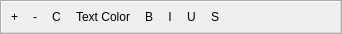
<?xml version="1.0" encoding="UTF-8"?>
<ui version="4.0">
 <class>quicky_toolbar</class>
 <widget class="QToolBar" name="quicky_toolbar">
  <property name="geometry">
   <rect>
    <x>0</x>
    <y>0</y>
    <width>342</width>
    <height>34</height>
   </rect>
  </property>
  <property name="windowTitle">
   <string>Form</string>
  </property>
  <property name="allowedAreas">
   <set>Qt::BottomToolBarArea|Qt::RightToolBarArea</set>
  </property>
  <action name="newNoteBtn">
   <property name="text">
    <string>+</string>
   </property>
   <property name="toolTip">
    <string>New Note</string>
   </property>
   <property name="shortcut">
    <string>Ctrl+N</string>
   </property>
  </action>
  <action name="deleteNoteBtn">
   <property name="text">
    <string>-</string>
   </property>
   <property name="toolTip">
    <string>Delete Note</string>
   </property>
   <property name="shortcut">
    <string>Ctrl+D</string>
   </property>
  </action>
  <action name="bgColorBtn">
   <property name="icon">
    <iconset resource="resources.qrc">
     <normaloff>:/icons/color_icon.png</normaloff>:/icons/color_icon.png</iconset>
   </property>
   <property name="text">
    <string>C</string>
   </property>
   <property name="toolTip">
    <string>Background Color</string>
   </property>
  </action>
  <action name="actionBoldBtn">
   <property name="checkable">
    <bool>true</bool>
   </property>
   <property name="text">
    <string>B</string>
   </property>
   <property name="shortcut">
    <string>Ctrl+B</string>
   </property>
  </action>
  <action name="actionItalicBtn">
   <property name="checkable">
    <bool>true</bool>
   </property>
   <property name="text">
    <string>I</string>
   </property>
   <property name="shortcut">
    <string>Ctrl+I</string>
   </property>
  </action>
  <action name="actionUnderlineBtn">
   <property name="checkable">
    <bool>true</bool>
   </property>
   <property name="text">
    <string>U</string>
   </property>
   <property name="shortcut">
    <string>Ctrl+U</string>
   </property>
  </action>
  <action name="textColorBtn">
   <property name="icon">
    <iconset resource="resources.qrc">
     <normaloff>:/icons/text_color_icon.png</normaloff>:/icons/text_color_icon.png</iconset>
   </property>
   <property name="text">
    <string>Text Color</string>
   </property>
   <property name="shortcut">
    <string>Ctrl+Q</string>
   </property>
  </action>
  <action name="strikeoutNoteBtn">
   <property name="checkable">
    <bool>true</bool>
   </property>
   <property name="icon">
    <iconset resource="resources.qrc">
     <normaloff>:/icons/strike_out.png</normaloff>:/icons/strike_out.png</iconset>
   </property>
   <property name="text">
    <string>S</string>
   </property>
  </action>
  <addaction name="newNoteBtn"/>
  <addaction name="deleteNoteBtn"/>
  <addaction name="bgColorBtn"/>
  <addaction name="textColorBtn"/>
  <addaction name="actionBoldBtn"/>
  <addaction name="actionItalicBtn"/>
  <addaction name="actionUnderlineBtn"/>
  <addaction name="strikeoutNoteBtn"/>
 </widget>
 <resources>
  <include location="resources.qrc"/>
 </resources>
 <connections/>
</ui>
